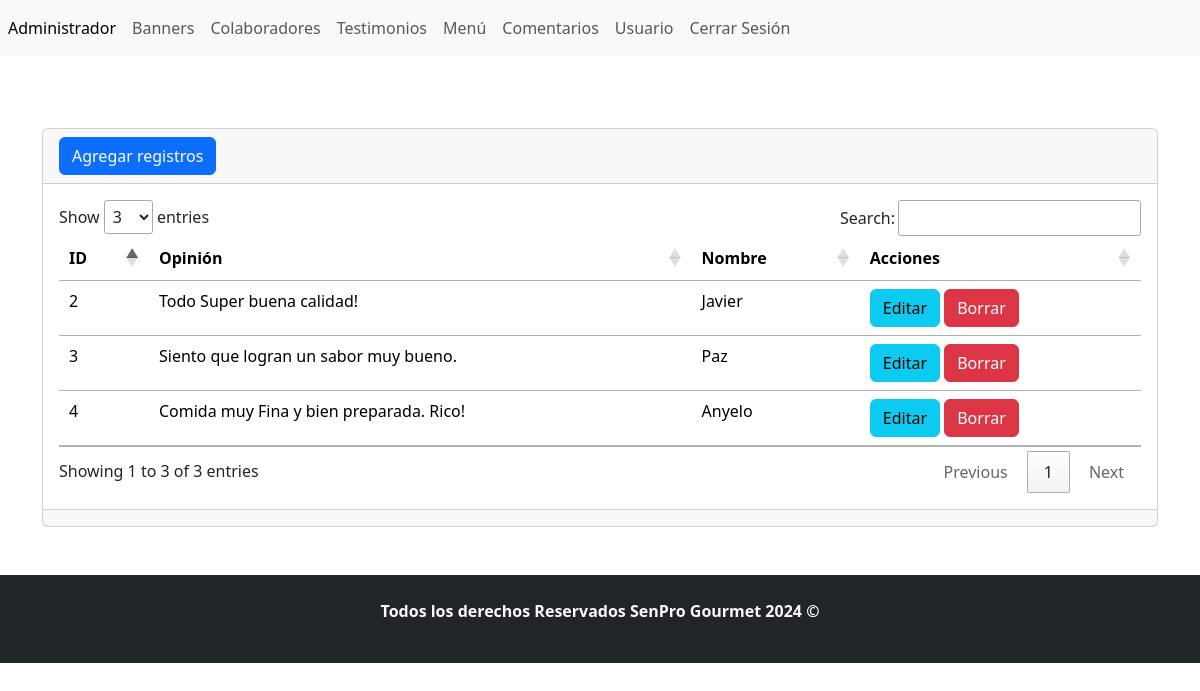
Page /admin/seccion/testimonio/index.php (signed in) on the committed database.
### tables this page shows
CREATE TABLE `tbl_testimonios` (
  `ID` int(11) NOT NULL,
  `opinion` varchar(255) NOT NULL,
  `nombre` varchar(255) NOT NULL
);

### admin/seccion/testimonio/index.php (the view, shortened to what this page needs)
<?php
include("../../bd.php");
$sentencia=$conexion->prepare("SELECT * FROM `tbl_testimonios`");
$sentencia->execute();
$lista_testimonios= $sentencia->fetchAll(PDO::FETCH_ASSOC);
include ("../../templates/header.php"); ?>
<br/>
<div class="card">
    <div class="card-header">
    <a name="" id="" class="btn btn-primary" href="crear.php" role="button">Agregar registros</a>
    </div>
    <div class="card-body">
        <div class="table-responsive-sm">
            <table class="table">
                <thead>
                    <tr>
                        <th scope="col">ID</th>
                        <th scope="col">Opinión</th>
                        <th scope="col">Nombre</th>
                        <th scope="col">Acciones </th>
                    </tr>
                </thead>
                <tbody>
                <?php foreach ($lista_testimonios as $key => $value) { ?>
                    <tr class="">
                        <td scope="row"><?php echo $value['ID']; ?></td>
                        <td> <?php echo $value['opinion']; ?></td>
                        <td><?php echo $value['nombre']; ?></td>
                        <td>
                            <a name="" id="" class="btn btn-info" href="editar.php?txtID=<?php echo $value['ID']; ?>" role="button">Editar</a>
                            <a name="" id="" class="btn btn-danger" href="index.php?txtID=<?php echo $value['ID']; ?>" role="button">Borrar</a>
                        </td>
                    </tr>
                   <?php } ?>
                </tbody>
            </table>
        </div>
    </div>
    <div class="card-footer text-muted">
    </div>
</div>
<?php include ("../../templates/footer.php"); ?>

### rows in the picture
tbl_testimonios: ID "2", opinion "Todo Super buena calidad!", nombre "Javier"
tbl_testimonios: ID "3", opinion "Siento que logran un sabor muy bueno.", nombre "Paz"
tbl_testimonios: ID "4", opinion "Comida muy Fina y bien preparada. Rico!", nombre "Anyelo"
